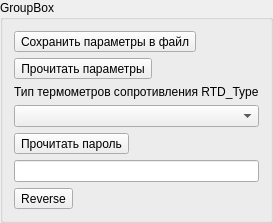
    <widget class="QGroupBox" name="groupBox">
     <property name="enabled">
      <bool>true</bool>
     </property>
     <property name="geometry">
      <rect>
       <x>170</x>
       <y>30</y>
       <width>20</width>
       <height>16</height>
      </rect>
     </property>
     <property name="title">
      <string>GroupBox</string>
     </property>
     <layout class="QGridLayout" name="gridLayout_12">
      <item row="0" column="0">
       <widget class="QToolButton" name="toolButton_saveTemplate">
        <property name="text">
         <string>Сохранить параметры в файл</string>
        </property>
       </widget>
      </item>
      <item row="5" column="0">
       <widget class="QLineEdit" name="lineEdit_reverse"/>
      </item>
      <item row="2" column="0">
       <widget class="QLabel" name="label_61">
        <property name="text">
         <string>Тип термометров сопротивления RTD_Type</string>
        </property>
       </widget>
      </item>
      <item row="6" column="0">
       <widget class="QToolButton" name="toolButton_reverse">
        <property name="text">
         <string>Reverse</string>
        </property>
       </widget>
      </item>
      <item row="3" column="0">
       <widget class="QComboBox" name="comboBox_RTD_Type_2"/>
      </item>
      <item row="1" column="0">
       <widget class="QToolButton" name="toolButton_readParams">
        <property name="text">
         <string>Прочитать параметры</string>
        </property>
       </widget>
      </item>
      <item row="4" column="0">
       <widget class="QToolButton" name="toolButton_readPassword">
        <property name="text">
         <string>Прочитать пароль</string>
        </property>
       </widget>
      </item>
     </layout>
    </widget>
